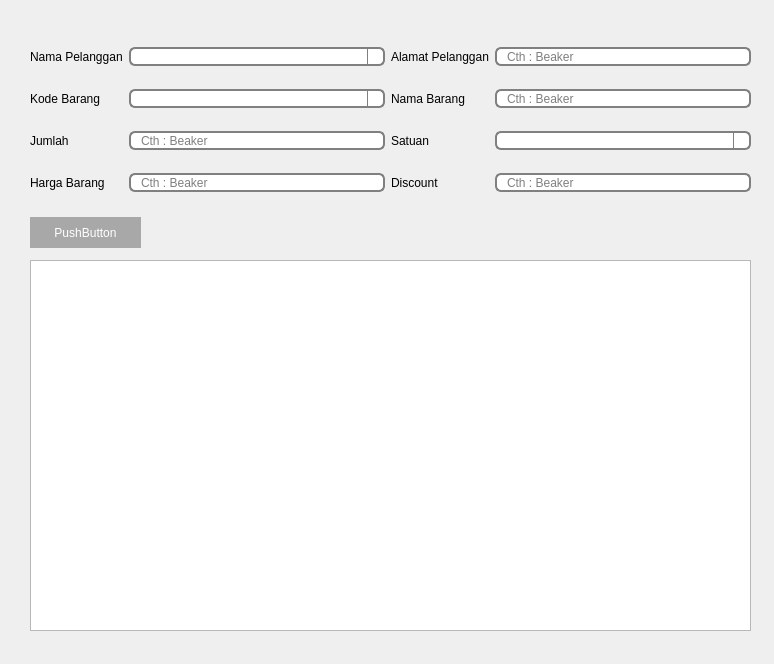
<?xml version="1.0" encoding="UTF-8"?>
<ui version="4.0">
 <class>Form</class>
 <widget class="QWidget" name="Form">
  <property name="geometry">
   <rect>
    <x>0</x>
    <y>0</y>
    <width>774</width>
    <height>664</height>
   </rect>
  </property>
  <property name="windowTitle">
   <string>Form</string>
  </property>
  <widget class="QTableView" name="tableView">
   <property name="geometry">
    <rect>
     <x>30</x>
     <y>260</y>
     <width>721</width>
     <height>371</height>
    </rect>
   </property>
  </widget>
  <widget class="QPushButton" name="pushButton">
   <property name="geometry">
    <rect>
     <x>30</x>
     <y>217</y>
     <width>111</width>
     <height>31</height>
    </rect>
   </property>
   <property name="styleSheet">
    <string notr="true">QPushButton {color:white; background-color:rgb(168, 168, 168);border:0px;font: 13px &quot;Open Sans&quot;;


padding: 0 8px;}


QPushButton:pressed {
    background-color: qlineargradient(x1: 0, y1: 0, x2: 0, y2: 1,
                                      stop: 0 #dadbde, stop: 1 #f6f7fa);
}


QPushButton:hover {
  background-color:rgb(61, 61, 61)
}

</string>
   </property>
   <property name="text">
    <string>PushButton</string>
   </property>
  </widget>
  <widget class="QWidget" name="">
   <property name="geometry">
    <rect>
     <x>30</x>
     <y>30</y>
     <width>721</width>
     <height>181</height>
    </rect>
   </property>
   <layout class="QGridLayout" name="gridLayout">
    <item row="0" column="0">
     <widget class="QLabel" name="label_7">
      <property name="styleSheet">
       <string notr="true">QLabel {color:black;border:0px;font: 15px &quot;Open Sans&quot;;
padding: 0 0px;}
</string>
      </property>
      <property name="text">
       <string>Nama Pelanggan</string>
      </property>
     </widget>
    </item>
    <item row="0" column="1">
     <widget class="CustomComboBox" name="nama_pelanggan">
      <property name="styleSheet">
       <string notr="true">QComboBox {border: 2px solid gray;
border-radius:6px;
padding: 0 8px;
min-height: 15px ;
max-height:15px;
selection-background-color: darkgray; }

QComboBox::drop-down {
    subcontrol-origin: padding;
    subcontrol-position: top right;
    width: 15px;

    border-left-width: 1px;
    border-left-color: gray;
    border-left-style: solid; /* just a single line */
  	border-top-right-radius: 6px; /* same radius as the QComboBox */
    border-bottom-right-radius: 6px;
}

QComboBox::down-arrow {
	image: url(:/newPrefix/drop-down-arrow.png);
	width: 13px;
    height: 13px;
}

QComboBox::down-arrow:on { /* shift the arrow when popup is open */
    top: 1px;
    left: 1px;
}

QComboBox QAbstractItemView {
    border: 3px solid darkgray;
    selection-background-color: gray;
}</string>
      </property>
     </widget>
    </item>
    <item row="0" column="2">
     <widget class="QLabel" name="label_8">
      <property name="styleSheet">
       <string notr="true">QLabel {color:black;border:0px;font: 15px &quot;Open Sans&quot;;
padding: 0 0px;}
</string>
      </property>
      <property name="text">
       <string>Alamat Pelanggan</string>
      </property>
     </widget>
    </item>
    <item row="0" column="3">
     <widget class="QLineEdit" name="alamat_pelanggan">
      <property name="maximumSize">
       <size>
        <width>16777215</width>
        <height>19</height>
       </size>
      </property>
      <property name="styleSheet">
       <string notr="true">border: 2px solid gray;
border-radius: 6px;
padding: 0 8px;
min-height: 15px ;
max-height:15px;
</string>
      </property>
      <property name="placeholderText">
       <string>Cth : Beaker</string>
      </property>
     </widget>
    </item>
    <item row="1" column="0">
     <widget class="QLabel" name="label">
      <property name="styleSheet">
       <string notr="true">QLabel {color:black;border:0px;font: 15px &quot;Open Sans&quot;;
padding: 0 0px;}
</string>
      </property>
      <property name="text">
       <string>Kode Barang</string>
      </property>
     </widget>
    </item>
    <item row="1" column="1">
     <widget class="CustomComboBox" name="kode_barang">
      <property name="styleSheet">
       <string notr="true">QComboBox {border: 2px solid gray;
border-radius:6px;
padding: 0 8px;
min-height: 15px ;
max-height:15px;
selection-background-color: darkgray; }

QComboBox::drop-down {
    subcontrol-origin: padding;
    subcontrol-position: top right;
    width: 15px;

    border-left-width: 1px;
    border-left-color: gray;
    border-left-style: solid; /* just a single line */
  	border-top-right-radius: 6px; /* same radius as the QComboBox */
    border-bottom-right-radius: 6px;
}

QComboBox::down-arrow {
	image: url(:/newPrefix/drop-down-arrow.png);
	width: 13px;
    height: 13px;
}

QComboBox::down-arrow:on { /* shift the arrow when popup is open */
    top: 1px;
    left: 1px;
}

QComboBox QAbstractItemView {
    border: 3px solid darkgray;
    selection-background-color: gray;
}</string>
      </property>
     </widget>
    </item>
    <item row="1" column="2">
     <widget class="QLabel" name="label_2">
      <property name="styleSheet">
       <string notr="true">QLabel {color:black;border:0px;font: 15px &quot;Open Sans&quot;;
padding: 0 0px;}
</string>
      </property>
      <property name="text">
       <string>Nama Barang</string>
      </property>
     </widget>
    </item>
    <item row="1" column="3">
     <widget class="QLineEdit" name="nama_barang">
      <property name="maximumSize">
       <size>
        <width>16777215</width>
        <height>19</height>
       </size>
      </property>
      <property name="styleSheet">
       <string notr="true">border: 2px solid gray;
border-radius: 6px;
padding: 0 8px;
min-height: 15px ;
max-height:15px;
selection-background-color: darkgray;</string>
      </property>
      <property name="placeholderText">
       <string>Cth : Beaker</string>
      </property>
     </widget>
    </item>
    <item row="2" column="0">
     <widget class="QLabel" name="label_3">
      <property name="styleSheet">
       <string notr="true">QLabel {color:black;border:0px;font: 15px &quot;Open Sans&quot;;
padding: 0 0px;}
</string>
      </property>
      <property name="text">
       <string>Jumlah</string>
      </property>
     </widget>
    </item>
    <item row="2" column="1">
     <widget class="QLineEdit" name="jumlah">
      <property name="maximumSize">
       <size>
        <width>16777215</width>
        <height>19</height>
       </size>
      </property>
      <property name="styleSheet">
       <string notr="true">border: 2px solid gray;
border-radius: 6px;
padding: 0 8px;
min-height: 15px ;
max-height:15px;
selection-background-color: darkgray;</string>
      </property>
      <property name="placeholderText">
       <string>Cth : Beaker</string>
      </property>
     </widget>
    </item>
    <item row="2" column="2">
     <widget class="QLabel" name="label_4">
      <property name="styleSheet">
       <string notr="true">QLabel {color:black;border:0px;font: 15px &quot;Open Sans&quot;;
padding: 0 0px;}
</string>
      </property>
      <property name="text">
       <string>Satuan</string>
      </property>
     </widget>
    </item>
    <item row="2" column="3">
     <widget class="CustomComboBox" name="satuan_jumlah">
      <property name="styleSheet">
       <string notr="true">QComboBox {border: 2px solid gray;
border-radius:6px;
padding: 0 8px;
min-height: 15px ;
max-height:15px;
selection-background-color: darkgray; }

QComboBox::drop-down {
    subcontrol-origin: padding;
    subcontrol-position: top right;
    width: 15px;

    border-left-width: 1px;
    border-left-color: gray;
    border-left-style: solid; /* just a single line */
  	border-top-right-radius: 6px; /* same radius as the QComboBox */
    border-bottom-right-radius: 6px;
}

QComboBox::down-arrow {
	image: url(:/newPrefix/drop-down-arrow.png);
	width: 13px;
    height: 13px;
}

QComboBox::down-arrow:on { /* shift the arrow when popup is open */
    top: 1px;
    left: 1px;
}

QComboBox QAbstractItemView {
    border: 3px solid darkgray;
    selection-background-color: gray;
}</string>
      </property>
     </widget>
    </item>
    <item row="3" column="0">
     <widget class="QLabel" name="label_5">
      <property name="styleSheet">
       <string notr="true">QLabel {color:black;border:0px;font: 15px &quot;Open Sans&quot;;
padding: 0 0px;}
</string>
      </property>
      <property name="text">
       <string>Harga Barang</string>
      </property>
     </widget>
    </item>
    <item row="3" column="1">
     <widget class="QLineEdit" name="harga_barang">
      <property name="maximumSize">
       <size>
        <width>16777215</width>
        <height>19</height>
       </size>
      </property>
      <property name="styleSheet">
       <string notr="true">border: 2px solid gray;
border-radius: 6px;
padding: 0 8px;
min-height: 15px ;
max-height:15px;
</string>
      </property>
      <property name="placeholderText">
       <string>Cth : Beaker</string>
      </property>
     </widget>
    </item>
    <item row="3" column="2">
     <widget class="QLabel" name="label_6">
      <property name="styleSheet">
       <string notr="true">QLabel {color:black;border:0px;font: 15px &quot;Open Sans&quot;;
padding: 0 0px;}
</string>
      </property>
      <property name="text">
       <string>Discount</string>
      </property>
     </widget>
    </item>
    <item row="3" column="3">
     <widget class="QLineEdit" name="discount">
      <property name="maximumSize">
       <size>
        <width>16777215</width>
        <height>19</height>
       </size>
      </property>
      <property name="styleSheet">
       <string notr="true">border: 2px solid gray;
border-radius: 6px;
padding: 0 8px;
min-height: 15px ;
max-height:15px;
</string>
      </property>
      <property name="placeholderText">
       <string>Cth : Beaker</string>
      </property>
     </widget>
    </item>
   </layout>
  </widget>
 </widget>
 <customwidgets>
  <customwidget>
   <class>CustomComboBox</class>
   <extends>QComboBox</extends>
   <header>MyWidgets</header>
  </customwidget>
 </customwidgets>
 <resources>
  <include location="../data/ui/logo.qrc"/>
 </resources>
 <connections/>
</ui>
